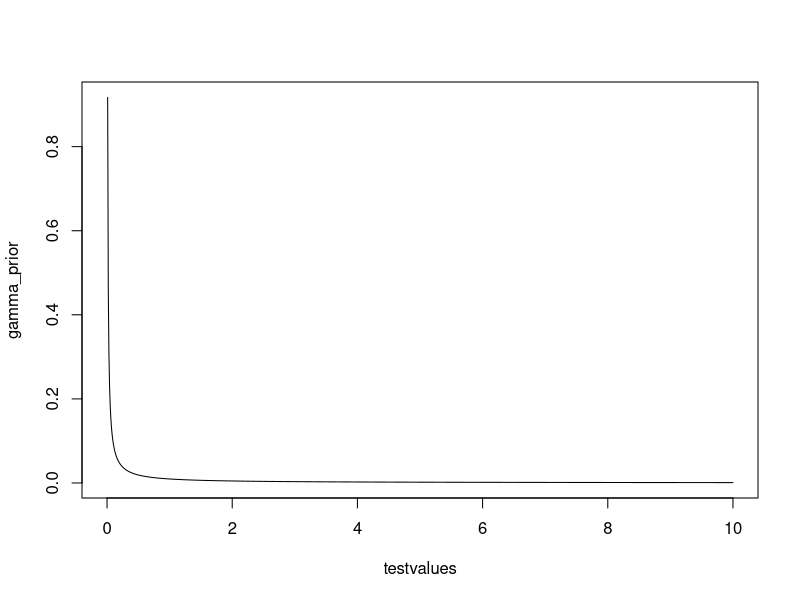
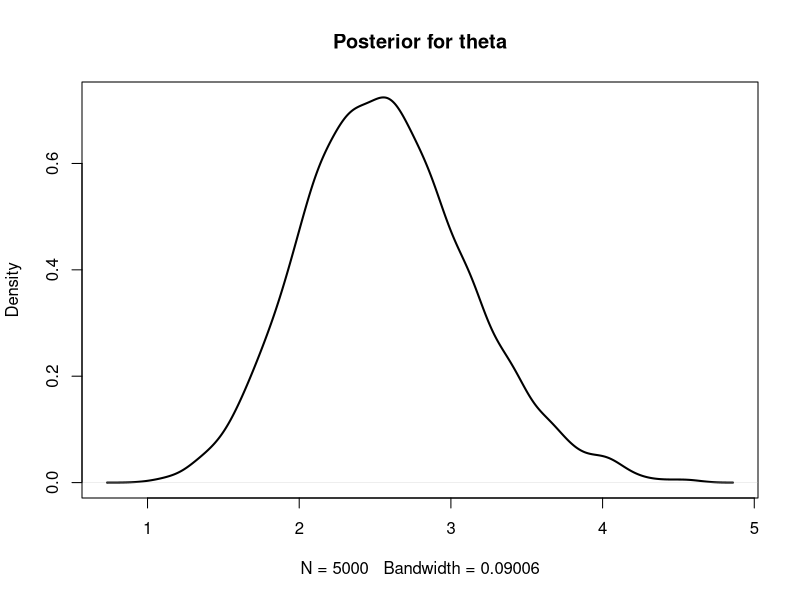
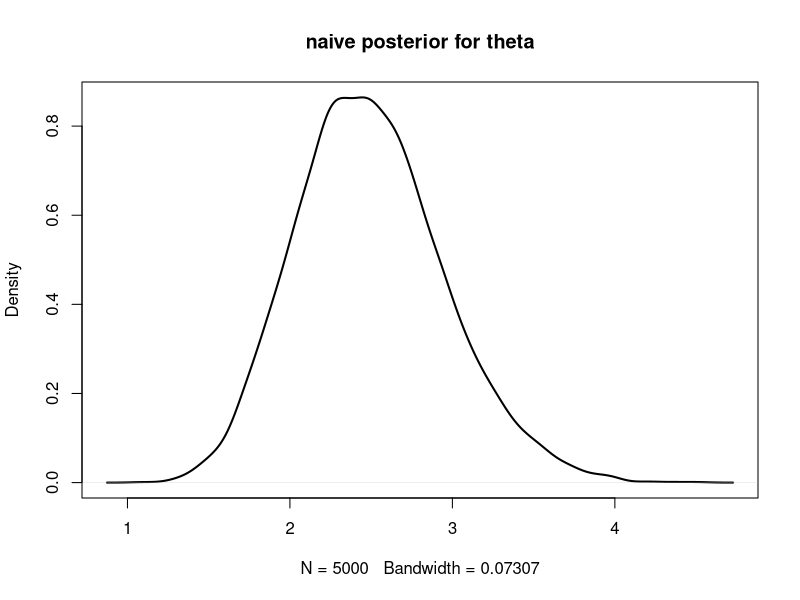

Generate these figures, in order, with R:
## ---- chunk 1
knitr::opts_chunk$set(echo = TRUE)
## ---- chunk 2

update_theta <-function(Y,alpha,beta) {
  theta <- rgamma(n=1,shape=alpha+sum(Y),rate=beta+length(Y))
return(theta)
}

## ---- chunk 3
RRprobs <- function(R) {
  if (R > 0) {
    y <- seq(from=R-2,to=R +2)
    pRy <- c(1/3,2/3,1,2/3,1/3)
         }
else { #R=0
  y <- c(0,1,2)
  pRy <- c(1,2/3,1/3)
  
}
return(cbind(y,pRy)) 
  }

test3 <- RRprobs(3)
test3

test0  <- RRprobs(0)
test0
## ---- chunk 4
Yimpute_poisson <- function(R,theta){
  ##vector of R randomly rounded counts
  ##Yimpute is the 
  ##count theta is the assumed common success probability among 
  ##these trials.
  
  ##Could try and vectorize RRprobs but we will just loop over the 
  ##elements of R
  
  Y <- vector(length=length(R),mode="integer")
  for (i in 1:length(R)) {
    ##obtain possible Y values and RR3 probabilities - the likelihood for this case
    Yprobs <- RRprobs(R[i])
    Yposs <- Yprobs[,1] #possible Y values
    pRy <- Yprobs[,2]   # likelihood for R at each possible value of Y
    
    ##get Poisson probabilities for the possible Y values
    priory <- dpois(Yposs,lambda=theta)
    likbyprior <- pRy*priory   ##unnormalized posterior pmf we could    normalize but 
    ##the sample function is happy with unnormalized pmfs
    Y[i] <- sample(Yposs,size=1,prob=likbyprior)
  }
  return(Y)
}


##test the functions 
testR <- c(0,3,6)
Yimpute_poisson(testR,theta=1)
Y <- Yimpute_poisson(R=testR,theta=1)
Y
testtheta <- update_theta(Y=Y,alpha=1,beta=1)
testtheta
## ---- chunk 5
##the observed data
R <- c(0,0,3,6,3,0,6,3,0,6,0,3)  ##These are randomly rounded                                                   ##counts from 12 cells;

nchains <- 5
nsim <- 2000
burnin <- 1000

##Structures for storing  simulated values
theta_store <- matrix(NA,nrow=nsim,ncol=nchains)
Ystore <- array(NA,dim=c(length(R),nsim,nchains))

##specify parameters of gamma  prior for theta
##Question specifies alpha=1, beta=1

alpha <- 0.01
beta <- 0.01

##Check  what this looks like
testvalues <- seq(from=0,to=10,by=0.01)
gamma_prior <- dgamma(testvalues,shape=alpha,rate=beta)
plot(testvalues,gamma_prior,type="l")
## ---- chunk 6


for (j in 1:nchains) {
  ##draw an initial value for theta. We draw from an over-dispersed 
  #approximation to the
  ##posterior. We base this approximation on the posterior that would 
  #be obtained if the R values
  #were the actual Y values but we use only  half the actual number of values
  ##so  we use the first 6 R values as though they were Y values
  newtheta <- rgamma(n=1,shape=alpha+sum(R[1:6]),
                    rate=beta+length(R[1:6]))
  for (i in 1:nsim) {
   # update Y
  newY <-  Yimpute_poisson(R=R,theta=newtheta)
  newtheta <- update_theta(Y=newY,alpha=alpha,beta=beta)
  
  Ystore[,i,j] <- newY
  theta_store[i,j] <- newtheta
  
 }  ##end loop over  simulations
} #end loop over chains
## ---- chunk 7
 GRchunk <-  function(post){
  require(coda)
  
  possize <- nrow(post)
  
  n1 <- round(possize/2)  ##size of first chunk
  
  chunk1 <- post[1:n1,]
  chunk2 <- post[(round(possize/2)+1):possize,]
  
  post_chunked <- cbind(chunk1,chunk2)
  
    ##obtain the chain means
  chain_mean <- colMeans(post)
  ##obtain the within chain variance
  chain_sd <- apply(post,MARGIN=2,FUN=sd)
  chain_var <- chain_sd^2
  W = mean(chain_var)
  ##get between chain variance
  
  possize_chunked <- nrow(post_chunked)
  B <- possize_chunked*(sd(chain_mean))^2
  
  ##Now build the components of the Gelman-Rubin statistic
  
  Vplus <- ((possize_chunked-1)/possize_chunked) * W + (1/possize_chunked)*B
  Rhat <- sqrt(Vplus/W)
  Rhat
  
  ##compute  estimated effective sample size, using Coda
  
  post.mcmc <- coda::as.mcmc(post_chunked )
 
  codaNeff_chains  <- coda::effectiveSize(post.mcmc)
  
  codaNeff <- sum(codaNeff_chains)
  
  outlist <- list(Rhat=Rhat,codaNeff=codaNeff,codaNeff_chains=codaNeff_chains)
  return(outlist)
}
## ---- chunk 8
 postheta <- theta_store[(burnin+1):nsim,]
posY <- Ystore[,(burnin+1):nsim,]

possize <- nsim - burnin

GRtheta <- GRchunk(postheta)
GRtheta
## ---- chunk 9
str(posY)
 #We will loop over the posterior  samples for  each of 12 cells extracting the $\hat{R}$ and Neff values.
 #Set-up  structures for  storing the values.
 RhatY <- vector(length=length(R),mode="numeric")
 NeffY <- vector(length=length(R),mode="numeric")
 
 for (i in 1:length(R)) {
   postY <- posY[i,,]
   GRpostY <- GRchunk(postY)
   RhatY[i] <- GRpostY$Rhat
   NeffY[i] <- GRpostY$codaNeff
 }   

 RhatY
 NeffY
## ---- chunk 10

plot(density(postheta),main="Posterior for theta",lwd=2)

###Compare with a density plot for a simulation of the same size for
###a naive analysis when the
###randomly rounded counts are treated as actual  counts
plot(density(rgamma(n=5000,shape=alpha+sum(R),rate=beta+length(R))),
     main="naive posterior for theta",lwd=2)

summary((postheta))  ##get summaries by chain
##Obtain desired quantiles for 90% credible intervals and median
qprobs <- c(0.05,0.5,0.95)

quant_theta <- quantile(postheta,probs=qprobs)
quant_theta

##What would the quantiles be for the naive analysis treating the R values as though they were 
###the actual counts. There is no justification for such an analysis but it is the way randomly 
###rounded counts are usually handled.  

quant_naive <- qgamma(qprobs,shape=alpha+sum(R),rate=beta+length(R))
quant_naive
quant_theta
